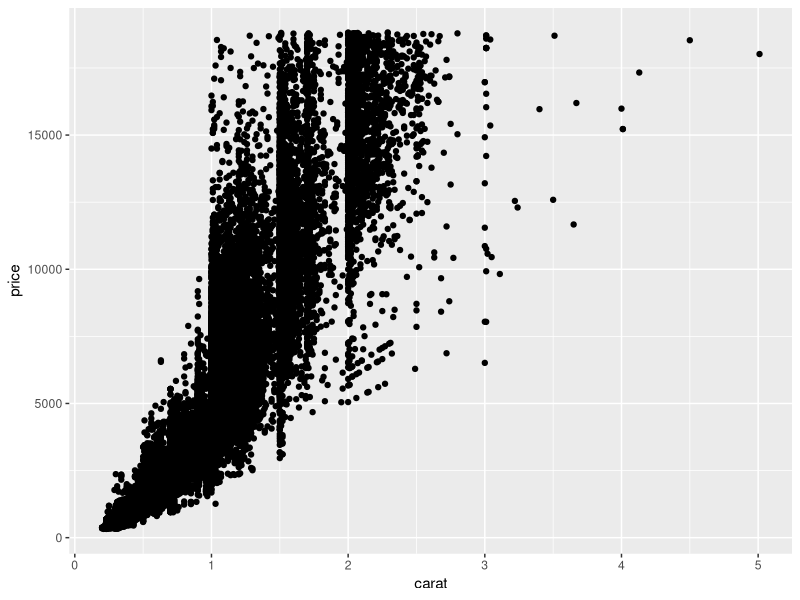
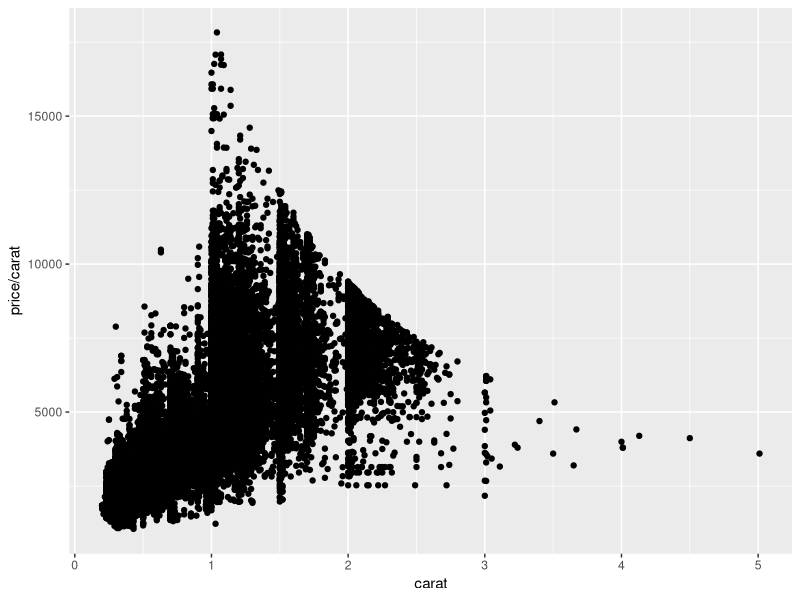
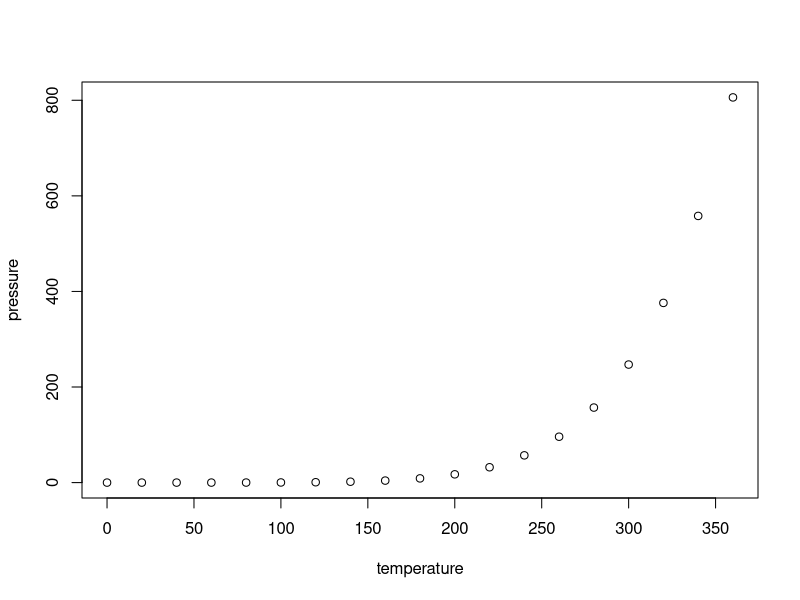
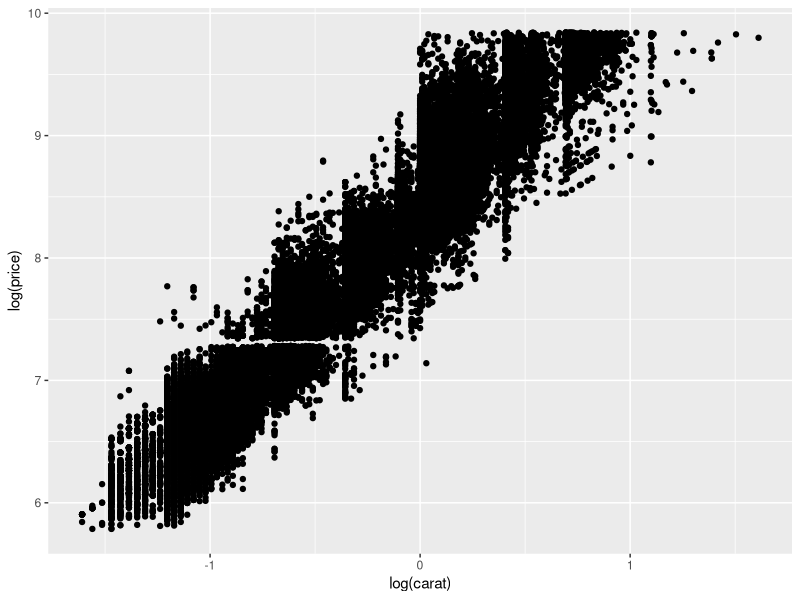
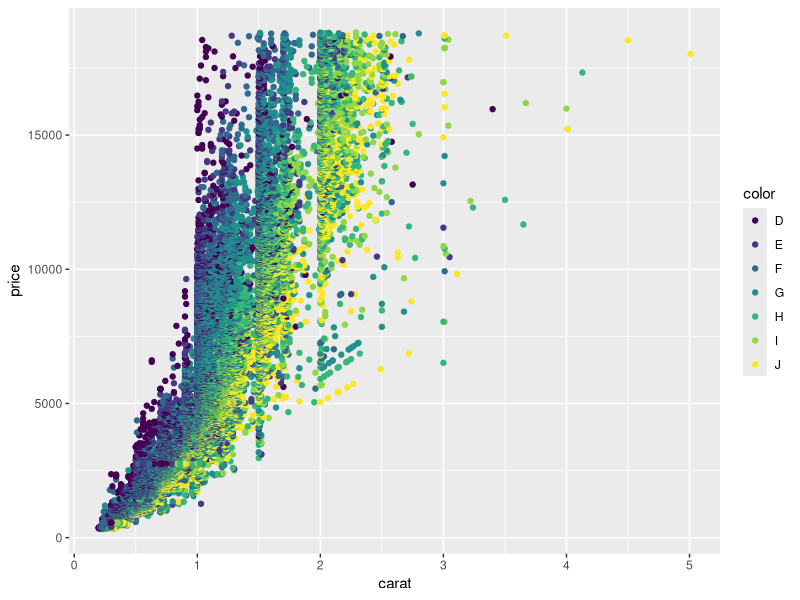

Recreate these plots in R, in order.
## ---- chunk 1
knitr::opts_chunk$set(echo = TRUE)
## ---- chunk 2
summary(cars)
## ---- chunk 3
library(ggplot2)
qplot(carat,price,data=diamonds)
## ---- chunk 4
qplot(carat,price/carat,data=diamonds)
## ---- chunk 5
plot(pressure)
## ---- chunk 6
qplot(log(carat),log(price),data=diamonds)
## ---- chunk 7
qplot(carat,price,data=diamonds,colour=color)
